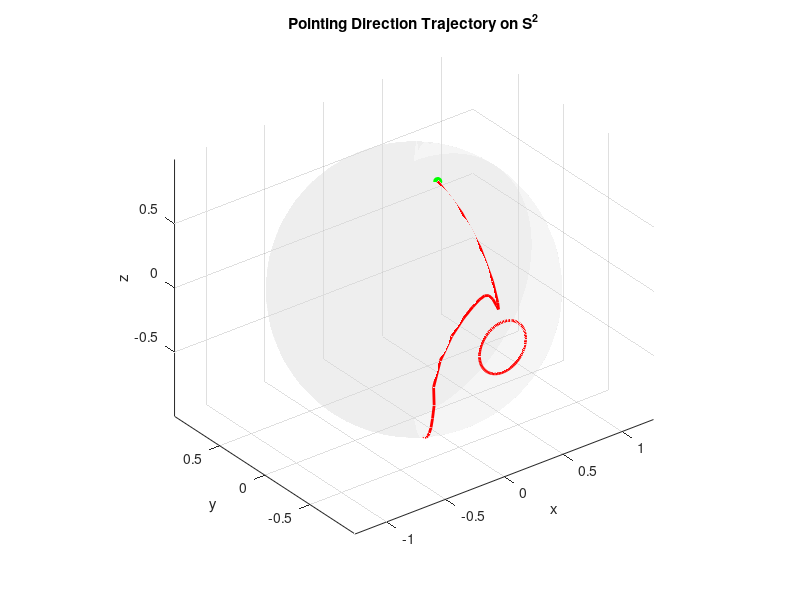

MATLAB code to generate this figure:
clc; clear; close all;

% === Simulation parameters ===
Tend = 10;
dt   = 0.05;
Nsim = round(Tend/dt) + 1;
t    = linspace(0, Tend, Nsim);

% === Parameters CBF ===
% Parameters for the circle 
x = 90; % Longitude in degrees
y = 180;  % Latitude in degrees
r_safe = 0.2;

% Convert degrees to Radians for computation 
x_rad = deg2rad(x); 
y_rad = deg2rad(y);

% Calculate the circle's center in Cartesian coordinates 
center_x = cos(y_rad) * cos(x_rad); 
center_y = cos(y_rad) * sin(x_rad); 
center_z = sin(y_rad); 

obstacle  = [center_x;center_y;center_z];
k0 = 10;        % CBF gain

% System parameters (V. Numerical Simulations)
c = 0.3;                             % Nm (s/rad)
J = diag([0.0294 0.0305 0.0495]);    % kg m^2
tau = zeros(3,1);

% Controller gains (29a, 29b)
K_r = diag([4.234 4.392 7.128]);
K_w = diag([7.056 7.320 11.88]) * 1e-1;

% Hat (skew) operator
S = @(x) [   0   -x(3)  x(2);
           x(3)    0   -x(1);
          -x(2)  x(1)    0 ];

% Initial conditions
q = [0; 0; 1];                  % initial pointing direction
q = q / norm(q);                % enforce S^2

omega = [0; 0.3; 0];            % initial angular velocity

Q = eye(3);

% Desired equilibrium
q_d = [0; -0.0175; -0.9998];
q_d = q_d / norm(q_d);

omega_d = zeros(3,1);

% Storage
q_hist     = zeros(3, Nsim);
omega_hist = zeros(3, Nsim);
u_hist     = zeros(3, Nsim);
eq_hist    = zeros(3, Nsim);
Psi_hist   = zeros(1, Nsim);

% Main simulation loop
for k = 1:Nsim
    
    % if k == round(Tend/2/dt) % new desired goal for t >= 5 sec
    %     % New desired equilibrium points
    %     q_d = [1; 0; 0];
    %     q_d = q_d / norm(q_d);
    %     omega_d = zeros(3,1); 
    % end

    % === Nominal Lyapunov control ========================================
    % Attitude error function (Eq. 8)
    Psi = 2 - sqrt(2) * sqrt(1 + q' * q_d);

    % Configuration error vector (Eq. 12)
    e_q = (1 / (sqrt(2) * sqrt(1 + q' * q_d))) * Q' * S(q_d) * q;

    % Angular velocity error
    e_w = omega - omega_d;

    % Control law (Eq. 28, reduced to S^2)
    u_nom = Q'* (-K_r * Q * e_q ...
        -K_w * e_w )...
        + S(omega) * J * omega ...
        + c * omega ...
        - tau;
    
    % === Control barrier function=========================================
    V = 2;
    % Configuration error vector of safety barrier function
    if V == 1
        theta = acos( dot(q,obstacle) / (norm(q)*norm(obstacle)));
        h = sin(theta/2) - (pi/8);    
        grad_h = cos(theta/2)/2;

        % For Au <= b form
        A = -grad_h';
        b = k0*h;
    elseif V == 2
        safety_q = (1 / (sqrt(2) * sqrt(1 + q' * obstacle))) * S(obstacle) * q;
        h = safety_q' * safety_q - r_safe^2;
        Jacob = [[(2^(1/2)*obstacle(1)*obstacle(3)*q(2))/(4*(obstacle(1)*q(1) + obstacle(2)*q(2) + obstacle(3)*q(3) + 1)^(3/2)) - (2^(1/2)*obstacle(1)*obstacle(2)*q(3))/(4*(obstacle(1)*q(1) + obstacle(2)*q(2) + obstacle(3)*q(3) + 1)^(3/2)), (2^(1/2)*obstacle(2)*obstacle(3)*q(2))/(4*(obstacle(1)*q(1) + obstacle(2)*q(2) + obstacle(3)*q(3) + 1)^(3/2)) - (2^(1/2)*obstacle(2)^2*q(3))/(4*(obstacle(1)*q(1) + obstacle(2)*q(2) + obstacle(3)*q(3) + 1)^(3/2)) - (2^(1/2)*obstacle(3))/(2*(obstacle(1)*q(1) + obstacle(2)*q(2) + obstacle(3)*q(3) + 1)^(1/2)), (2^(1/2)*obstacle(2))/(2*(obstacle(1)*q(1) + obstacle(2)*q(2) + obstacle(3)*q(3) + 1)^(1/2)) + (2^(1/2)*obstacle(3)^2*q(2))/(4*(obstacle(1)*q(1) + obstacle(2)*q(2) + obstacle(3)*q(3) + 1)^(3/2)) - (2^(1/2)*obstacle(2)*obstacle(3)*q(3))/(4*(obstacle(1)*q(1) + obstacle(2)*q(2) + obstacle(3)*q(3) + 1)^(3/2))]
    [(2^(1/2)*obstacle(3))/(2*(obstacle(1)*q(1) + obstacle(2)*q(2) + obstacle(3)*q(3) + 1)^(1/2)) + (2^(1/2)*obstacle(1)^2*q(3))/(4*(obstacle(1)*q(1) + obstacle(2)*q(2) + obstacle(3)*q(3) + 1)^(3/2)) - (2^(1/2)*obstacle(1)*obstacle(3)*q(1))/(4*(obstacle(1)*q(1) + obstacle(2)*q(2) + obstacle(3)*q(3) + 1)^(3/2)),                                                     (2^(1/2)*obstacle(1)*obstacle(2)*q(3))/(4*(obstacle(1)*q(1) + obstacle(2)*q(2) + obstacle(3)*q(3) + 1)^(3/2)) - (2^(1/2)*obstacle(2)*obstacle(3)*q(1))/(4*(obstacle(1)*q(1) + obstacle(2)*q(2) + obstacle(3)*q(3) + 1)^(3/2)), (2^(1/2)*obstacle(1)*obstacle(3)*q(3))/(4*(obstacle(1)*q(1) + obstacle(2)*q(2) + obstacle(3)*q(3) + 1)^(3/2)) - (2^(1/2)*obstacle(3)^2*q(1))/(4*(obstacle(1)*q(1) + obstacle(2)*q(2) + obstacle(3)*q(3) + 1)^(3/2)) - (2^(1/2)*obstacle(1))/(2*(obstacle(1)*q(1) + obstacle(2)*q(2) + obstacle(3)*q(3) + 1)^(1/2))]
    [(2^(1/2)*obstacle(1)*obstacle(2)*q(1))/(4*(obstacle(1)*q(1) + obstacle(2)*q(2) + obstacle(3)*q(3) + 1)^(3/2)) - (2^(1/2)*obstacle(1)^2*q(2))/(4*(obstacle(1)*q(1) + obstacle(2)*q(2) + obstacle(3)*q(3) + 1)^(3/2)) - (2^(1/2)*obstacle(2))/(2*(obstacle(1)*q(1) + obstacle(2)*q(2) + obstacle(3)*q(3) + 1)^(1/2)), (2^(1/2)*obstacle(1))/(2*(obstacle(1)*q(1) + obstacle(2)*q(2) + obstacle(3)*q(3) + 1)^(1/2)) + (2^(1/2)*obstacle(2)^2*q(1))/(4*(obstacle(1)*q(1) + obstacle(2)*q(2) + obstacle(3)*q(3) + 1)^(3/2)) - (2^(1/2)*obstacle(1)*obstacle(2)*q(2))/(4*(obstacle(1)*q(1) + obstacle(2)*q(2) + obstacle(3)*q(3) + 1)^(3/2)),                                                     (2^(1/2)*obstacle(2)*obstacle(3)*q(1))/(4*(obstacle(1)*q(1) + obstacle(2)*q(2) + obstacle(3)*q(3) + 1)^(3/2)) - (2^(1/2)*obstacle(1)*obstacle(3)*q(2))/(4*(obstacle(1)*q(1) + obstacle(2)*q(2) + obstacle(3)*q(3) + 1)^(3/2))]];
        grad_h = 2*safety_q;

        % For Au <= b form
        A = -grad_h';
        b = k0*h;
    else
        theta_safe = pi/8;
        h = q' * obstacle - cos(theta_safe);

        % For Au <= b form
        A = -obstacle';
        b = k0 * h;
    end
    
    % Check constraint
    if A*u_nom <= b
        u = u_nom;
    else
        % Project onto the half-space(constraint boundary)
        u = u_nom - ((A*u_nom - b)/(A*A')) * A';
    end

    % --- Rigid body dynamics (Eq. 5)
    omega_dot = J \ (u - c*omega - S(omega)*J*omega + tau);
    omega = omega + dt * omega_dot;

    % --- Reduced attitude kinematics (Eq. 4)
    q_dot = S(omega) * q;
    q = q + dt * q_dot;

    % --- Enforce S^2 constraint
    q = q / norm(q);

    % --- Store
    q_hist(:,k)     = q;
    omega_hist(:,k) = omega;
    u_hist(:,k)     = u;
    eq_hist(:,k)    = e_q;
    Psi_hist(k)     = Psi;
end

% === Plots ===
% Attitude trajectory on S^2
figure; hold on; grid on; axis equal;

xlabel('x'); ylabel('y'); zlabel('z');
title('Pointing Direction Trajectory on S^2');
%legend('Unit Sphere','Trajectory','Start','End');
view(3);

[xs,ys,zs] = sphere(50);
surf(xs,ys,zs, ...
    'FaceAlpha',0.25,'EdgeColor','none','FaceColor',[0.85 0.85 0.85]);

plot3(q_hist(1,:), q_hist(2,:), q_hist(3,:), 'r','LineWidth',2);
plot3(q_hist(1,1), q_hist(2,1), q_hist(3,1), 'go','MarkerFaceColor','g');
plot3(q_hist(1,end), q_hist(2,end), q_hist(3,end), 'ro','MarkerFaceColor','r');

% Define a circle in the tangent plane at obstacle
theta = linspace(0, 2*pi, 100);

% Find two orthogonal vectors tangent to the sphere at obstacle
v1 = null(obstacle');   % 3x2 orthonormal basis for tangent plane
v1 = v1(:,1:2);   % take both vectors

% Circle in tangent plane
circle_local = r_safe * (v1(:,1)*cos(theta) + v1(:,2)*sin(theta));  % 3x100

% Project circle points onto the sphere
circle_points = zeros(3,length(theta));
for i = 1:length(theta)
    circle_points(:,i) = (obstacle + circle_local(:,i));
    circle_points(:,i) = circle_points(:,i) / norm(circle_points(:,i)); % normalize to S^2
end

% Plot the circle
plot3(circle_points(1,:), circle_points(2,:), circle_points(3,:), 'r-', 'LineWidth',2);
